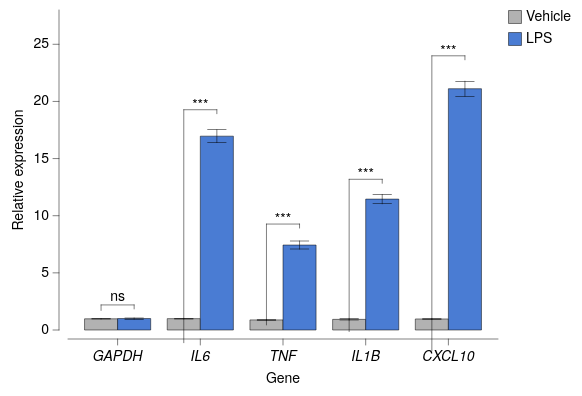

The specification (Vega-Lite) saved for this image:
### Vega-Lite specification from a JSON file in a GitHub repository (floating-point values rounded to 4 significant figures)
{"background": null, "config": {"arc": {"fill": "#DBDBDB", "fillOpacity": 1.0, "innerRadius": 40.0, "padAngle": 0.03, "stroke": "black", "strokeOpacity": 1, "strokeWidth": 0.25}, "area": {"fill": "#DBDBDB", "fillOpacity": 1.0, "stroke": "black", "strokeOpacity": 1, "strokeWidth": 0.25}, "axis": {"domain": true, "domainCap": "round", "domainColor": "black", "domainWidth": 0.25, "grid": false, "gridCap": "round", "gridColor": "#F1F1F1", "gridDash": [0, 0], "gridOpacity": 1.0, "gridWidth": 0.25, "labelColor": "black", "labelFont": "Helvetica Neue, HelveticaNeue, Helvetica, Arial, sans-serif", "labelFontSize": 7, "labelFontStyle": "normal", "labelFontWeight": 400, "offset": 4.5, "ticks": true, "tickCap": "round", "tickColor": "black", "tickRound": false, "tickSize": 3, "tickWidth": 0.25, "titleColor": "black", "titleFont": "Helvetica Neue, HelveticaNeue, Helvetica, Arial, sans-serif", "titleFontSize": 7, "titleFontStyle": "normal", "titleFontWeight": 400}, "axisX": {"domain": true, "labelAlign": "center", "labelAngle": 0, "labels": true, "ticks": true, "translate": 0}, "axisY": {"domain": true, "labelAlign": "right", "labelAngle": 0, "labels": true, "ticks": true, "translate": 0}, "axisRight": {"domain": true, "labelAlign": "left", "labelAngle": 0, "labels": true, "ticks": true, "translate": 0}, "axisTop": {"domain": true, "labelAlign": "center", "labelAngle": 0, "labels": true, "ticks": true, "translate": 0}, "axisBand": {"tickOffset": 0}, "bar": {"fill": "#DBDBDB", "fillOpacity": 1.0, "stroke": "black", "strokeOpacity": 1, "strokeWidth": 0.25}, "boxplot": {"size": 14.4, "ticks": {"cornerRadius": 0.25, "fill": "black", "opacity": 1, "size": 7.2, "thickness": 0.25}, "box": {"fillOpacity": 1.0, "stroke": "black", "strokeOpacity": 1, "strokeWidth": 0.25}, "median": {"cornerRadius": 0, "fill": "black", "fillOpacity": 1.0, "opacity": 1, "size": 14.4, "thickness": 0.25}, "rule": {"fill": "black", "fillOpacity": 1.0, "size": 16.0, "stroke": "black", "strokeDash": [0, 0], "strokeOpacity": 1, "strokeWidth": 0.25}, "outliers": {"color": "black", "fill": "black", "fillOpacity": 1.0, "size": 0, "stroke": "black", "strokeOpacity": 1, "strokeWidth": 0.25}}, "circle": {"fill": "black", "fillOpacity": 1.0, "size": 2.0, "stroke": null, "strokeOpacity": 1, "strokeWidth": 0.25}, "errorband": {"band": {"fillOpacity": 0.6, "stroke": null, "strokeWidth": 0.25, "strokeOpacity": 1}, "borders": {"opacity": 0, "strokeOpacity": 0.25, "strokeWidth": 1}}, "errorbar": {"opacity": 1, "rule": {"strokeDash": [0, 0], "strokeWidth": 0.25}, "ticks": {"color": "black", "cornerRadius": 0.125, "opacity": 1, "size": 9.6, "thickness": 0.25}, "thickness": 0.25}, "font": "Helvetica Neue, HelveticaNeue, Helvetica, Arial, sans-serif", "geoshape": {"fill": "#DBDBDB", "fillOpacity": 1.0, "stroke": "black", "strokeOpacity": 1, "strokeWidth": 0.25}, "header": {"labelColor": "black", "labelFont": "Helvetica Neue, HelveticaNeue, Helvetica, Arial, sans-serif", "labelFontSize": 7, "labelFontStyle": "normal", "labelFontWeight": 400, "titleColor": "black", "titleFont": "Helvetica Neue, HelveticaNeue, Helvetica, Arial, sans-serif", "titleFontSize": 7, "titleFontStyle": "normal", "titleFontWeight": 400, "titlePadding": 0}, "legend": {"disable": false, "offset": 4.5, "titlePadding": 4, "labelOffset": 2, "gradientLabelOffset": 2, "gradientLength": 80.0, "gradientThickness": 8.0, "gradientOpacity": 1.0, "gradientStrokeColor": "black", "gradientStrokeWidth": 0.25, "labelColor": "black", "labelFont": "Helvetica Neue, HelveticaNeue, Helvetica, Arial, sans-serif", "labelFontSize": 7, "labelFontStyle": "normal", "labelFontWeight": 400, "strokeColor": "black", "strokeWidth": 0, "symbolSize": 42, "symbolStrokeColor": "black", "symbolStrokeWidth": 0.25, "titleColor": "black", "titleFont": "Helvetica Neue, HelveticaNeue, Helvetica, Arial, sans-serif", "titleFontSize": 7, "titleFontStyle": "normal", "titleFontWeight": 400}, "line": {"color": "black", "stroke": "black", "strokeCap": "butt", "strokeDash": [0, 0], "strokeOpacity": 1, "strokeWidth": 0.5}, "point": {"filled": true, "fill": "#DBDBDB", "fillOpacity": 1.0, "size": 8.0, "stroke": "black", "strokeOpacity": 1, "strokeWidth": 0.25}, "range": {"category": ["#B2B2B2", "#4A7CD3", "#008542", "#664CAF", "#509F98", "#636363", "#284F93", "#005226", "#382864", "#285753"], "diverging": {"scheme": ["#443E60", "#5F597E", "#7C759B", "#9994B6", "#B7B4CC", "#D6D5DC", "#F6F6F6", "#D1DAD9", "#A4C2BF", "#7AA9A4", "#578E89", "#37736E", "#1B5954"]}, "heatmap": {"scheme": ["#440154", "#472270", "#433E82", "#38598C", "#2C728E", "#238A8D", "#24A086", "#39B578", "#5DC862", "#96D646", "#CAE02D", "#FDE724"]}, "ordinal": {"scheme": ["#F1F1F1", "#DBDBDB", "#C6C6C6", "#B2B2B2", "#9D9D9D", "#898989", "#767676", "#636363", "#515151", "#404040", "#2F2F2F", "#1F1F1F"]}, "ramp": {"scheme": ["#440154", "#472270", "#433E82", "#38598C", "#2C728E", "#238A8D", "#24A086", "#39B578", "#5DC862", "#96D646", "#CAE02D", "#FDE724"]}}, "rule": {"color": "black", "stroke": "black", "strokeCap": "round", "strokeDash": [2, 2], "strokeOpacity": 1, "strokeWidth": 0.25}, "scale": {"barBandPaddingInner": 0.1, "rectBandPaddingInner": 0, "tickBandPaddingInner": 0.1, "bandPaddingOuter": 0.1, "bandWithNestedOffsetPaddingInner": 0.2, "bandWithNestedOffsetPaddingOuter": 0.2, "offsetBandPaddingInner": 0, "offsetBandPaddingOuter": 0, "round": false}, "rect": {"fill": "#DBDBDB", "fillOpacity": 1.0, "stroke": "black", "strokeOpacity": 1, "strokeWidth": 0.25}, "square": {"fill": "#DBDBDB", "fillOpacity": 1.0, "size": 16.0, "stroke": "black", "strokeOpacity": 1, "strokeWidth": 0.25}, "text": {"color": "black", "font": "Helvetica Neue, HelveticaNeue, Helvetica, Arial, sans-serif", "fontSize": 7, "fontStyle": "normal", "fontWeight": 400}, "tick": {"color": "black", "cornerRadius": 0.125, "opacity": 1.0, "size": 14.4, "thickness": 0.25}, "title": {"anchor": "middle", "frame": "group", "color": "black", "font": "Helvetica Neue, HelveticaNeue, Helvetica, Arial, sans-serif", "fontSize": 7, "fontStyle": "normal", "fontWeight": 400, "subtitleColor": "black", "subtitleFont": "Helvetica Neue, HelveticaNeue, Helvetica, Arial, sans-serif", "subtitleFontSize": "Helvetica Neue, HelveticaNeue, Helvetica, Arial, sans-serif", "subtitleFontStyle": "normal", "subtitleFontWeight": 400}, "trail": {"color": "black", "opacity": 1, "size": 0.5}, "view": {"continuousWidth": 215, "continuousHeight": 160, "discreteWidth": 215, "discreteHeight": 160, "fill": null, "stroke": null, "strokeWidth": 0.25}}, "layer": [{"mark": {"type": "bar"}, "encoding": {"color": {"field": "condition", "sort": ["Vehicle", "LPS"], "title": null, "type": "nominal"}, "x": {"axis": {"labelFontStyle": "italic"}, "field": "gene", "sort": ["GAPDH", "IL6", "TNF", "IL1B", "CXCL10"], "title": "Gene", "type": "nominal"}, "xOffset": {"field": "condition", "sort": ["Vehicle", "LPS"], "type": "nominal"}, "y": {"aggregate": "mean", "field": "expr", "scale": {"domain": [0, 27]}, "title": "Relative expression", "type": "quantitative"}}}, {"mark": {"type": "errorbar", "extent": "stderr"}, "encoding": {"x": {"axis": {"labelFontStyle": "italic"}, "field": "gene", "sort": ["GAPDH", "IL6", "TNF", "IL1B", "CXCL10"], "title": "Gene", "type": "nominal"}, "xOffset": {"field": "condition", "sort": ["Vehicle", "LPS"], "type": "nominal"}, "y": {"field": "expr", "title": "", "type": "quantitative"}}}, {"layer": [{"layer": [{"data": {"values": [{"gene": "GAPDH", "condition": "Vehicle", "__y": 1.143, "__dysonsphere__": 1}, {"gene": "GAPDH", "condition": "LPS", "__y": 1.143, "__dysonsphere__": 1}]}, "mark": {"type": "line", "strokeCap": "round", "strokeDash": [0, 0], "strokeWidth": 0.25, "yOffset": -6.0}, "encoding": {"x": {"field": "gene", "sort": ["GAPDH", "IL6", "TNF", "IL1B", "CXCL10"], "type": "nominal"}, "xOffset": {"field": "condition", "sort": ["Vehicle", "LPS"], "type": "nominal"}, "y": {"field": "__y", "type": "quantitative"}}}, {"data": {"values": [{"gene": "GAPDH", "condition": "Vehicle", "__y": 1.143, "__y2": 1.143, "__dysonsphere__": 1}]}, "mark": {"type": "rule", "strokeCap": "round", "strokeDash": [0, 0], "strokeWidth": 0.25, "y2Offset": -3.246, "yOffset": -6.0}, "encoding": {"x": {"field": "gene", "sort": ["GAPDH", "IL6", "TNF", "IL1B", "CXCL10"], "type": "nominal"}, "xOffset": {"field": "condition", "sort": ["Vehicle", "LPS"], "type": "nominal"}, "y": {"field": "__y", "type": "quantitative"}, "y2": {"field": "__y2"}}}, {"data": {"values": [{"gene": "GAPDH", "condition": "LPS", "__y": 1.143, "__y2": 1.143, "__dysonsphere__": 1}]}, "mark": {"type": "rule", "strokeCap": "round", "strokeDash": [0, 0], "strokeWidth": 0.25, "y2Offset": -4.0, "yOffset": -6.0}, "encoding": {"x": {"field": "gene", "sort": ["GAPDH", "IL6", "TNF", "IL1B", "CXCL10"], "type": "nominal"}, "xOffset": {"field": "condition", "sort": ["Vehicle", "LPS"], "type": "nominal"}, "y": {"field": "__y", "type": "quantitative"}, "y2": {"field": "__y2"}}}, {"data": {"values": [{"__y": 1.143, "__label": "ns", "__dysonsphere__": 1}]}, "mark": {"type": "text", "align": "center", "dy": -10.0, "fontSize": 7}, "encoding": {"text": {"field": "__label", "type": "nominal"}, "x": {"value": 24.81}, "y": {"field": "__y", "type": "quantitative"}}}]}, {"layer": [{"data": {"values": [{"gene": "IL6", "condition": "Vehicle", "__y": 18.22, "__dysonsphere__": 1}, {"gene": "IL6", "condition": "LPS", "__y": 18.22, "__dysonsphere__": 1}]}, "mark": {"type": "line", "strokeCap": "round", "strokeDash": [0, 0], "strokeWidth": 0.25, "yOffset": -6.0}, "encoding": {"x": {"field": "gene", "sort": ["GAPDH", "IL6", "TNF", "IL1B", "CXCL10"], "type": "nominal"}, "xOffset": {"field": "condition", "sort": ["Vehicle", "LPS"], "type": "nominal"}, "y": {"field": "__y", "type": "quantitative"}}}, {"data": {"values": [{"gene": "IL6", "condition": "Vehicle", "__y": 18.22, "__y2": 18.22, "__dysonsphere__": 1}]}, "mark": {"type": "rule", "strokeCap": "round", "strokeDash": [0, 0], "strokeWidth": 0.25, "y2Offset": 110.5, "yOffset": -6.0}, "encoding": {"x": {"field": "gene", "sort": ["GAPDH", "IL6", "TNF", "IL1B", "CXCL10"], "type": "nominal"}, "xOffset": {"field": "condition", "sort": ["Vehicle", "LPS"], "type": "nominal"}, "y": {"field": "__y", "type": "quantitative"}, "y2": {"field": "__y2"}}}, {"data": {"values": [{"gene": "IL6", "condition": "LPS", "__y": 18.22, "__y2": 18.22, "__dysonsphere__": 1}]}, "mark": {"type": "rule", "strokeCap": "round", "strokeDash": [0, 0], "strokeWidth": 0.25, "y2Offset": -4.0, "yOffset": -6.0}, "encoding": {"x": {"field": "gene", "sort": ["GAPDH", "IL6", "TNF", "IL1B", "CXCL10"], "type": "nominal"}, "xOffset": {"field": "condition", "sort": ["Vehicle", "LPS"], "type": "nominal"}, "y": {"field": "__y", "type": "quantitative"}, "y2": {"field": "__y2"}}}, {"data": {"values": [{"__y": 18.22, "__label": "***", "__dysonsphere__": 1}]}, "mark": {"type": "text", "align": "center", "dy": -8.0, "fontSize": 7}, "encoding": {"text": {"field": "__label", "type": "nominal"}, "x": {"value": 66.15}, "y": {"field": "__y", "type": "quantitative"}}}]}, {"layer": [{"data": {"values": [{"gene": "TNF", "condition": "Vehicle", "__y": 8.22, "__dysonsphere__": 1}, {"gene": "TNF", "condition": "LPS", "__y": 8.22, "__dysonsphere__": 1}]}, "mark": {"type": "line", "strokeCap": "round", "strokeDash": [0, 0], "strokeWidth": 0.25, "yOffset": -6.0}, "encoding": {"x": {"field": "gene", "sort": ["GAPDH", "IL6", "TNF", "IL1B", "CXCL10"], "type": "nominal"}, "xOffset": {"field": "condition", "sort": ["Vehicle", "LPS"], "type": "nominal"}, "y": {"field": "__y", "type": "quantitative"}}}, {"data": {"values": [{"gene": "TNF", "condition": "Vehicle", "__y": 8.22, "__y2": 8.22, "__dysonsphere__": 1}]}, "mark": {"type": "rule", "strokeCap": "round", "strokeDash": [0, 0], "strokeWidth": 0.25, "y2Offset": 44.43, "yOffset": -6.0}, "encoding": {"x": {"field": "gene", "sort": ["GAPDH", "IL6", "TNF", "IL1B", "CXCL10"], "type": "nominal"}, "xOffset": {"field": "condition", "sort": ["Vehicle", "LPS"], "type": "nominal"}, "y": {"field": "__y", "type": "quantitative"}, "y2": {"field": "__y2"}}}, {"data": {"values": [{"gene": "TNF", "condition": "LPS", "__y": 8.22, "__y2": 8.22, "__dysonsphere__": 1}]}, "mark": {"type": "rule", "strokeCap": "round", "strokeDash": [0, 0], "strokeWidth": 0.25, "y2Offset": -4.0, "yOffset": -6.0}, "encoding": {"x": {"field": "gene", "sort": ["GAPDH", "IL6", "TNF", "IL1B", "CXCL10"], "type": "nominal"}, "xOffset": {"field": "condition", "sort": ["Vehicle", "LPS"], "type": "nominal"}, "y": {"field": "__y", "type": "quantitative"}, "y2": {"field": "__y2"}}}, {"data": {"values": [{"__y": 8.22, "__label": "***", "__dysonsphere__": 1}]}, "mark": {"type": "text", "align": "center", "dy": -8.0, "fontSize": 7}, "encoding": {"text": {"field": "__label", "type": "nominal"}, "x": {"value": 107.5}, "y": {"field": "__y", "type": "quantitative"}}}]}, {"layer": [{"data": {"values": [{"gene": "IL1B", "condition": "Vehicle", "__y": 12.14, "__dysonsphere__": 1}, {"gene": "IL1B", "condition": "LPS", "__y": 12.14, "__dysonsphere__": 1}]}, "mark": {"type": "line", "strokeCap": "round", "strokeDash": [0, 0], "strokeWidth": 0.25, "yOffset": -6.0}, "encoding": {"x": {"field": "gene", "sort": ["GAPDH", "IL6", "TNF", "IL1B", "CXCL10"], "type": "nominal"}, "xOffset": {"field": "condition", "sort": ["Vehicle", "LPS"], "type": "nominal"}, "y": {"field": "__y", "type": "quantitative"}}}, {"data": {"values": [{"gene": "IL1B", "condition": "Vehicle", "__y": 12.14, "__y2": 12.14, "__dysonsphere__": 1}]}, "mark": {"type": "rule", "strokeCap": "round", "strokeDash": [0, 0], "strokeWidth": 0.25, "y2Offset": 70.14, "yOffset": -6.0}, "encoding": {"x": {"field": "gene", "sort": ["GAPDH", "IL6", "TNF", "IL1B", "CXCL10"], "type": "nominal"}, "xOffset": {"field": "condition", "sort": ["Vehicle", "LPS"], "type": "nominal"}, "y": {"field": "__y", "type": "quantitative"}, "y2": {"field": "__y2"}}}, {"data": {"values": [{"gene": "IL1B", "condition": "LPS", "__y": 12.14, "__y2": 12.14, "__dysonsphere__": 1}]}, "mark": {"type": "rule", "strokeCap": "round", "strokeDash": [0, 0], "strokeWidth": 0.25, "y2Offset": -4.0, "yOffset": -6.0}, "encoding": {"x": {"field": "gene", "sort": ["GAPDH", "IL6", "TNF", "IL1B", "CXCL10"], "type": "nominal"}, "xOffset": {"field": "condition", "sort": ["Vehicle", "LPS"], "type": "nominal"}, "y": {"field": "__y", "type": "quantitative"}, "y2": {"field": "__y2"}}}, {"data": {"values": [{"__y": 12.14, "__label": "***", "__dysonsphere__": 1}]}, "mark": {"type": "text", "align": "center", "dy": -8.0, "fontSize": 7}, "encoding": {"text": {"field": "__label", "type": "nominal"}, "x": {"value": 148.8}, "y": {"field": "__y", "type": "quantitative"}}}]}, {"layer": [{"data": {"values": [{"gene": "CXCL10", "condition": "Vehicle", "__y": 22.94, "__dysonsphere__": 1}, {"gene": "CXCL10", "condition": "LPS", "__y": 22.94, "__dysonsphere__": 1}]}, "mark": {"type": "line", "strokeCap": "round", "strokeDash": [0, 0], "strokeWidth": 0.25, "yOffset": -6.0}, "encoding": {"x": {"field": "gene", "sort": ["GAPDH", "IL6", "TNF", "IL1B", "CXCL10"], "type": "nominal"}, "xOffset": {"field": "condition", "sort": ["Vehicle", "LPS"], "type": "nominal"}, "y": {"field": "__y", "type": "quantitative"}}}, {"data": {"values": [{"gene": "CXCL10", "condition": "Vehicle", "__y": 22.94, "__y2": 22.94, "__dysonsphere__": 1}]}, "mark": {"type": "rule", "strokeCap": "round", "strokeDash": [0, 0], "strokeWidth": 0.25, "y2Offset": 141.5, "yOffset": -6.0}, "encoding": {"x": {"field": "gene", "sort": ["GAPDH", "IL6", "TNF", "IL1B", "CXCL10"], "type": "nominal"}, "xOffset": {"field": "condition", "sort": ["Vehicle", "LPS"], "type": "nominal"}, "y": {"field": "__y", "type": "quantitative"}, "y2": {"field": "__y2"}}}, {"data": {"values": [{"gene": "CXCL10", "condition": "LPS", "__y": 22.94, "__y2": 22.94, "__dysonsphere__": 1}]}, "mark": {"type": "rule", "strokeCap": "round", "strokeDash": [0, 0], "strokeWidth": 0.25, "y2Offset": -4.0, "yOffset": -6.0}, "encoding": {"x": {"field": "gene", "sort": ["GAPDH", "IL6", "TNF", "IL1B", "CXCL10"], "type": "nominal"}, "xOffset": {"field": "condition", "sort": ["Vehicle", "LPS"], "type": "nominal"}, "y": {"field": "__y", "type": "quantitative"}, "y2": {"field": "__y2"}}}, {"data": {"values": [{"__y": 22.94, "__label": "***", "__dysonsphere__": 1}]}, "mark": {"type": "text", "align": "center", "dy": -8.0, "fontSize": 7}, "encoding": {"text": {"field": "__label", "type": "nominal"}, "x": {"value": 190.2}, "y": {"field": "__y", "type": "quantitative"}}}]}], "name": "__dysonsphere_7f374a57bde7669f_69"}], "data": {"name": "data-f98a4688cae7280979a41e27082c2c45"}, "$schema": "https://vega.github.io/schema/vega-lite/v6.4.1.json", "datasets": {"data-f98a4688cae7280979a41e27082c2c45": [{"gene": "GAPDH", "condition": "Vehicle", "expr": 1.0}, {"gene": "GAPDH", "condition": "Vehicle", "expr": 1.03}, {"gene": "GAPDH", "condition": "Vehicle", "expr": 0.973}, {"gene": "GAPDH", "condition": "Vehicle", "expr": 0.9148}, {"gene": "GAPDH", "condition": "LPS", "expr": 0.9556}, {"gene": "GAPDH", "condition": "LPS", "expr": 0.9056}, {"gene": "GAPDH", "condition": "LPS", "expr": 1.006}, {"gene": "GAPDH", "condition": "LPS", "expr": 1.143}, {"gene": "IL6", "condition": "Vehicle", "expr": 0.952}, {"gene": "IL6", "condition": "Vehicle", "expr": 0.9398}, {"gene": "IL6", "condition": "Vehicle", "expr": 1.05}, {"gene": "IL6", "condition": "Vehicle", "expr": 1.036}, {"gene": "IL6", "condition": "LPS", "expr": 17.18}, {"gene": "IL6", "condition": "LPS", "expr": 15.49}, {"gene": "IL6", "condition": "LPS", "expr": 16.95}, {"gene": "IL6", "condition": "LPS", "expr": 18.22}, {"gene": "TNF", "condition": "Vehicle", "expr": 0.8742}, {"gene": "TNF", "condition": "Vehicle", "expr": 0.9553}, {"gene": "TNF", "condition": "Vehicle", "expr": 0.8269}, {"gene": "TNF", "condition": "Vehicle", "expr": 0.879}, {"gene": "TNF", "condition": "LPS", "expr": 6.654}, {"gene": "TNF", "condition": "LPS", "expr": 7.814}, {"gene": "TNF", "condition": "LPS", "expr": 7.048}, {"gene": "TNF", "condition": "LPS", "expr": 8.22}, {"gene": "IL1B", "condition": "Vehicle", "expr": 1.016}, {"gene": "IL1B", "condition": "Vehicle", "expr": 0.9815}, {"gene": "IL1B", "condition": "Vehicle", "expr": 0.7775}, {"gene": "IL1B", "condition": "Vehicle", "expr": 0.9476}, {"gene": "IL1B", "condition": "LPS", "expr": 11.94}, {"gene": "IL1B", "condition": "LPS", "expr": 12.14}, {"gene": "IL1B", "condition": "LPS", "expr": 10.3}, {"gene": "IL1B", "condition": "LPS", "expr": 11.44}, {"gene": "CXCL10", "condition": "Vehicle", "expr": 0.9068}, {"gene": "CXCL10", "condition": "Vehicle", "expr": 0.9223}, {"gene": "CXCL10", "condition": "Vehicle", "expr": 1.112}, {"gene": "CXCL10", "condition": "Vehicle", "expr": 0.9224}, {"gene": "CXCL10", "condition": "LPS", "expr": 20.93}, {"gene": "CXCL10", "condition": "LPS", "expr": 22.94}, {"gene": "CXCL10", "condition": "LPS", "expr": 19.81}, {"gene": "CXCL10", "condition": "LPS", "expr": 20.77}]}}
